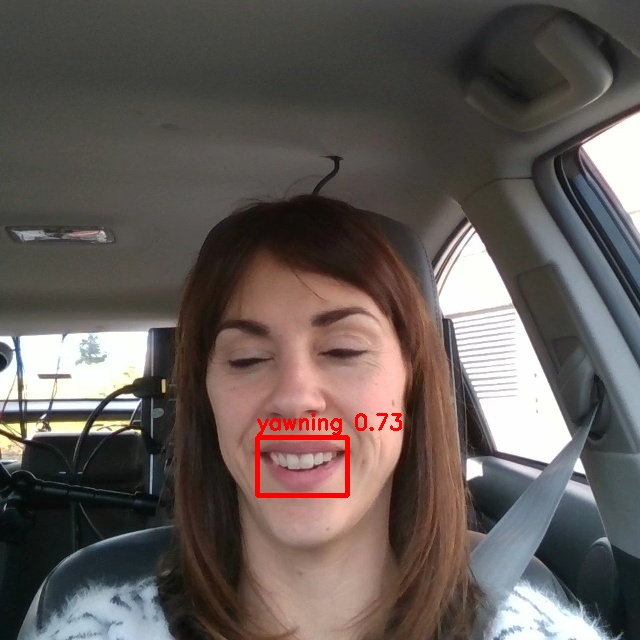
#> input picture scratch/vis_0_11.jpg, 640 x 640 px, given in place of subject_07_video_04_frame_0007.jpg, which was not available
$ python draw_steering.py
#> lines starting #> are read from the running program, lines starting #| are printed output that depends on the picture; after the words box and inside, x2 and y2 are one past the last pixel; in counts of white or black regions, pixels touching at a corner belong together; pictures that were not available may be replaced by others from this repository, and a replacement may not be noted
import cv2
import json

with open("scratch/candidates.json") as f:
#> (reads scratch/candidates.json from the repository)
    data = json.load(f)

for idx in [0, 1, 4, 7, 8, 10, 17, 20]:
    d = data[idx]
    img = cv2.imread(d["img"])
#> img is the input picture: shape (640, 640, 3); mean B, G, R 86.6, 90.3, 98.9

    # Draw YOLO11 0% boxes (red)
    img11 = img.copy()
    for label, conf, box in d["yolo11_0"]:
        x1, y1, x2, y2 = map(int, box)
        cv2.rectangle(img11, (x1, y1), (x2, y2), (0, 0, 255), 3)
        cv2.putText(img11, f"{label} {conf:.2f}", (x1, max(y1-8, 20)), cv2.FONT_HERSHEY_SIMPLEX, 0.7, (0, 0, 255), 2)
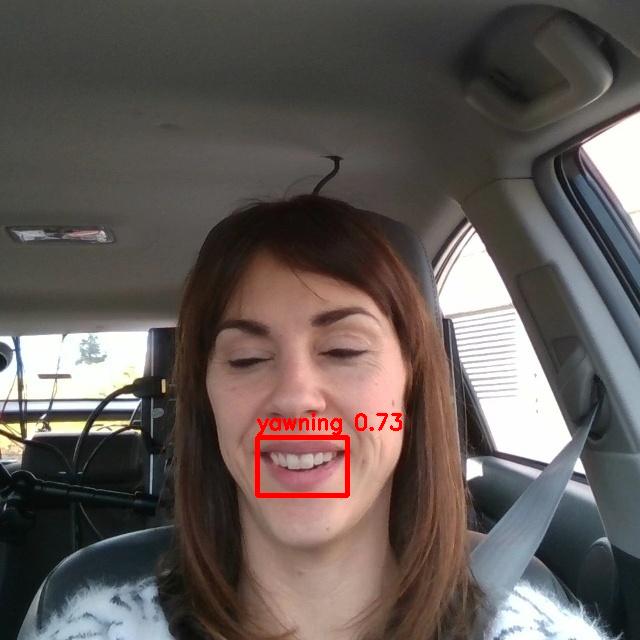
#> img11: shape (640, 640, 3); 0.59% of pixels changed, all inside (x1, y1, x2, y2) = (255, 413, 402, 498)

    # Draw YOLO26 0% boxes (blue)
    img26 = img.copy()
    for label, conf, box in d["yolo26_0"]:
        x1, y1, x2, y2 = map(int, box)
        cv2.rectangle(img26, (x1, y1), (x2, y2), (255, 0, 0), 3)
        cv2.putText(img26, f"{label} {conf:.2f}", (x1, max(y1-8, 20)), cv2.FONT_HERSHEY_SIMPLEX, 0.7, (255, 0, 0), 2)
#> this loop made 2 passes
#> (x1, y1, x2, y2) on passes 1 to 2: (256, 437, 349, 491), (256, 436, 350, 491)
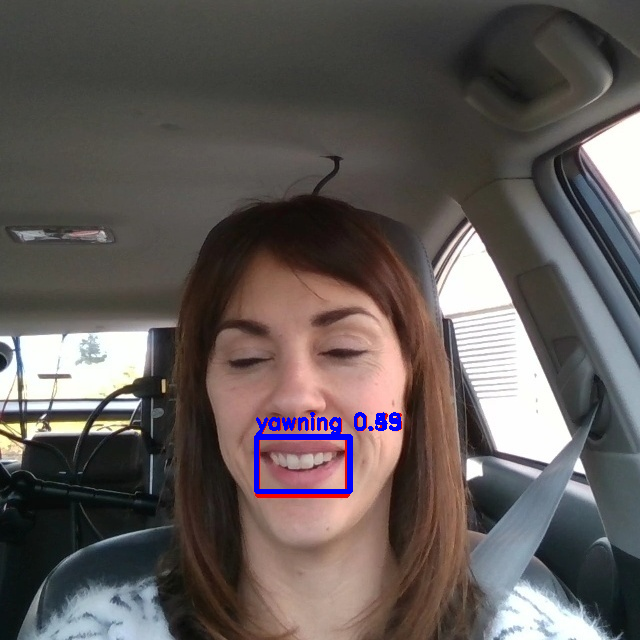
#> img26: shape (640, 640, 3); 0.69% of pixels changed, all inside (x1, y1, x2, y2) = (254, 412, 401, 494)

    cv2.imwrite(f"scratch/vis_{idx}_11.jpg", img11)
    cv2.imwrite(f"scratch/vis_{idx}_26.jpg", img26)
    cv2.imwrite(f"scratch/vis_{idx}_orig.jpg", img)
    print(f"Candidate {idx}: {d['img']}")
#> pass 2 of the loop `for idx in [0, 1, 4, 7, 8, 10, 17, 20]:`:
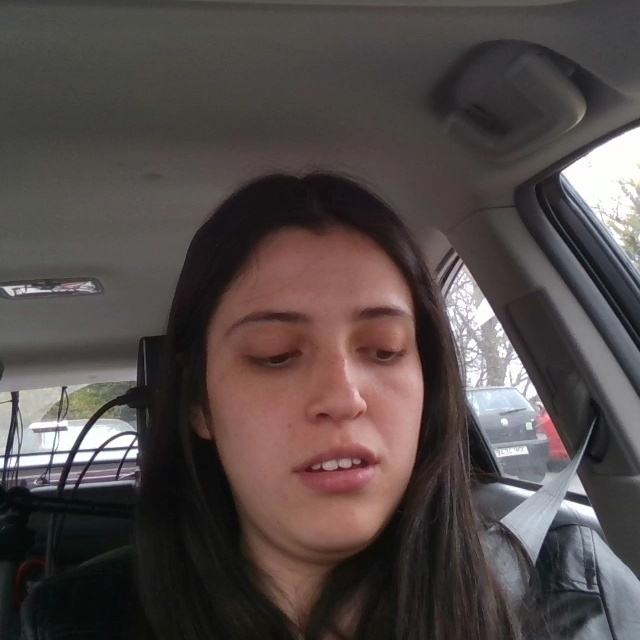
#> input picture scratch/vis_10_11.jpg, 640 x 640 px, given in place of subject_07_video_05_frame_0001.jpg, which was not available
#> img is the input picture: shape (640, 640, 3); mean B, G, R 72.2, 73.6, 82.7
#> the loop `for label, conf, box in d["yolo26_0"]:` made 1 pass
#> (x1, y1, x2, y2) on pass 1: (350, 430, 422, 480)
#> after the loop `for label, conf, box in d["yolo26_0"]:`:
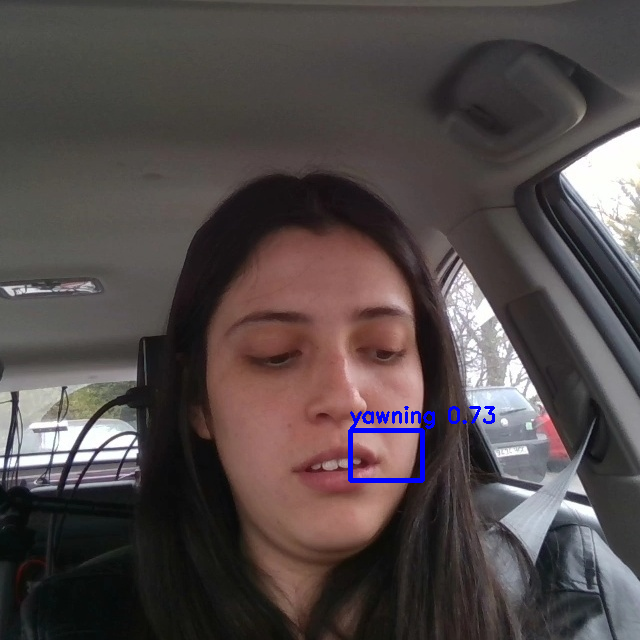
#> img26: shape (640, 640, 3); 0.53% of pixels changed, all inside (x1, y1, x2, y2) = (348, 406, 495, 483)
#> (the run stopped early here; a loop or call above may not have finished)
